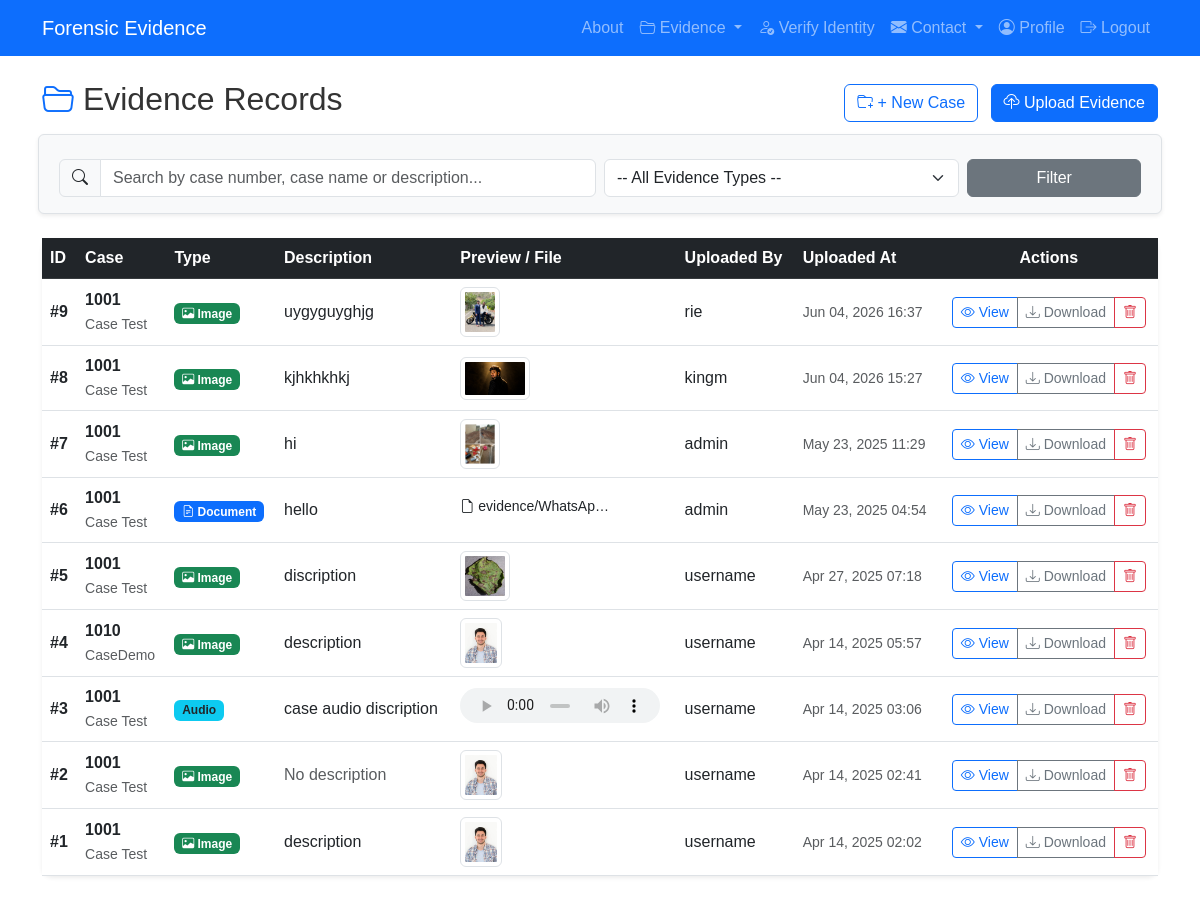
Screenshot of /evidence_list/ (signed in) with the database file from the repository.
### accounts/models.py (models this page shows, shortened)
class Evidence(models.Model):
    EVIDENCE_TYPES = [
        ('image', 'Image'),
        ('video', 'Video'),
        ('document', 'Document'),
        ('digital', 'Digital Evidence'),
        ('audio', 'Audio'),  # ✅ Added 'audio' option
    ]
    case = models.ForeignKey(Case, on_delete=models.CASCADE)
    uploaded_by = models.ForeignKey(settings.AUTH_USER_MODEL, on_delete=models.CASCADE)
    file = models.FileField(upload_to='evidence/')
    type = models.CharField(max_length=10, choices=EVIDENCE_TYPES)
    description = models.TextField(blank=True)
    uploaded_at = models.DateTimeField(auto_now_add=True)
    viewers = models.ManyToManyField(settings.AUTH_USER_MODEL, related_name='evidence_viewers')

class Case(models.Model):
    case_name = models.CharField(max_length=255)
    case_number = models.CharField(max_length=100, unique=True)
    team = models.ForeignKey(Team, on_delete=models.CASCADE)
    created_by = models.ForeignKey(settings.AUTH_USER_MODEL, on_delete=models.CASCADE)

class CustomUser(AbstractUser):
    phone_number = models.CharField(max_length=15, blank=True, null=True)
    is_verified = models.BooleanField(default=False)
    otp_code = models.CharField(max_length=6, blank=True, null=True)

### accounts/views.py (the view)
# urls.py: path('evidence_list/', evidence_list, name='evidence_list'),
@login_required
def evidence_list(request):
    query = request.GET.get('q', '').strip()
    evidence_type = request.GET.get('type', '').strip()
    if request.user.is_superuser:
        evidences = Evidence.objects.all()
    else:
        evidences = Evidence.objects.filter(
            Q(viewers=request.user) | Q(uploaded_by=request.user)
        ).distinct()
    if query:
        evidences = evidences.filter(
            Q(case__case_number__icontains=query) |
            Q(case__case_name__icontains=query) |
            Q(description__icontains=query)
        )
    if evidence_type:
        evidences = evidences.filter(type=evidence_type)
    evidences = evidences.order_by('-uploaded_at')
    return render(request, 'evidence/evidence_list.html', {
        'evidences': evidences,
        'query': query,
        'selected_type': evidence_type,
    })

### templates/evidence/evidence_list.html (shortened to what this page needs)
{% extends 'base.html' %}
{% block content %}
<div class="container mt-4 mb-5">
    <div class="d-flex justify-content-between align-items-center mb-3">
        <h2><i class="bi bi-folder2-open text-primary"></i> Evidence Records</h2>
        <div>
            <a href="{% url 'case_create' %}" class="btn btn-outline-primary me-2">
                <i class="bi bi-folder-plus"></i> + New Case
            </a>
            <a href="{% url 'evidence_create' %}" class="btn btn-primary">
                <i class="bi bi-cloud-upload"></i> Upload Evidence
            </a>
        </div>
    </div>
    <form method="get" class="row g-2 mb-4 bg-light p-3 rounded border shadow-sm">
        <div class="col-md-6">
            <div class="input-group">
                <span class="input-group-text"><i class="bi bi-search"></i></span>
                <input type="text" name="q" class="form-control" placeholder="Search by case number, case name or description..." value="{{ query }}">
            </div>
        </div>
        <div class="col-md-4">
            <select name="type" class="form-select">
                <option value="">-- All Evidence Types --</option>
            </select>
        </div>
        <div class="col-md-2 d-flex gap-2">
            <button type="submit" class="btn btn-secondary w-100">Filter</button>
        </div>
    </form>
    <div class="card shadow-sm border-0">
        <div class="card-body p-0">
            <div class="table-responsive">
                <table class="table table-hover align-middle mb-0">
                    <thead class="table-dark">
                        <tr>
                            <th>ID</th>
                            <th>Case</th>
                            <th>Type</th>
                            <th>Description</th>
                            <th>Preview / File</th>
                            <th>Uploaded By</th>
                            <th>Uploaded At</th>
                            <th class="text-center">Actions</th>
                        </tr>
                    </thead>
                    <tbody>
                        {% for evidence in evidences %}
                        <tr>
                            <td class="fw-bold">#{{ evidence.id }}</td>
                            <td>
                                <div><strong>{{ evidence.case.case_number }}</strong></div>
                                <small class="text-muted">{{ evidence.case.case_name }}</small>
                            </td>
                            <td>
                                {% if evidence.type == 'image' %}
                                    <span class="badge bg-success"><i class="bi bi-image"></i> Image</span>
                                {% elif evidence.type == 'audio' %}
                                    <span class="badge bg-info text-dark"> Audio</span>
                                {% elif evidence.type == 'video' %}
                                    <span class="badge bg-warning text-dark"><i class="bi bi-camera-video"></i> Video</span>
                                {% elif evidence.type == 'document' %}
                                    <span class="badge bg-primary"><i class="bi bi-file-earmark-text"></i> Document</span>
                                {% else %}
                                    <span class="badge bg-secondary"><i class="bi bi-hdd"></i> Digital</span>
                                {% endif %}
                            </td>
                            <td>
                                {% if evidence.description %}
                                    {{ evidence.description|truncatewords:10 }}
                                {% else %}
                                    <span class="text-muted italic">No description</span>
                                {% endif %}
                            </td>
                            <td>
                                {% if evidence.type == 'image' %}
                                    <a href="{{ evidence.file.url }}" target="_blank">
                                        <img src="{{ evidence.file.url }}" alt="Preview" class="img-thumbnail" style="max-height: 50px; max-width: 70px; object-fit: cover;">
                                    </a>
                                {% elif evidence.type == 'audio' %}
                                    <audio controls style="max-width: 200px; height: 35px;">
                                        <source src="{{ evidence.file.url }}">
                                    </audio>
                                {% elif evidence.type == 'video' %}
                                    <video style="max-height: 50px; max-width: 80px;" controls>
                                        <source src="{{ evidence.file.url }}">
                                    </video>
                                {% else %}
                                    <small class="text-truncate d-inline-block" style="max-width: 150px;">
                                        <i class="bi bi-file-earmark"></i> {{ evidence.file.name }}
                                    </small>
                                {% endif %}
                            </td>
                            <td>{{ evidence.uploaded_by.username }}</td>
                            <td><small class="text-muted">{{ evidence.uploaded_at|date:"M d, Y H:i" }}</small></td>
                            <td class="text-center">
                                <div class="btn-group btn-group-sm" role="group">
                                    <a href="{{ evidence.file.url }}" target="_blank" class="btn btn-outline-primary" title="View / Open File">
                                        <i class="bi bi-eye"></i> View
                                    </a>
                                    <a href="{{ evidence.file.url }}" download class="btn btn-outline-secondary" title="Download File">
                                        <i class="bi bi-download"></i> Download
                                    </a>
                                    {% if user == evidence.uploaded_by or user.is_superuser %}
                                        <a href="{% url 'evidence_delete' evidence.id %}" class="btn btn-outline-danger" title="Delete Evidence" onclick="return confirm('Are you sure you want to delete this evidence?');">
                                            <i class="bi bi-trash"></i>
                                        </a>
                                    {% endif %}
                                </div>
                            </td>
                        </tr>
                        {% endfor %}
                    </tbody>
                </table>
            </div>
        </div>
    </div>
</div>
{% endblock %}

### static/css/style.css (style rules this page uses)
body { background-color: #f8f9fa; }
.card { border-radius: 10px; }

### templates/base.html (style rules this page uses)
body { font-family: 'Arial', sans-serif; background-color: white; color: #333; }

### rows the page displays
Evidence: id "9", case.case_number "1001", case.case_name "Case Test", type "image" (drawn), description "uygyguyghjg", file (picture), uploaded_by.username "rie", uploaded_at "Jun 04, 2026 16:37"
Evidence: id "8", case.case_number "1001", case.case_name "Case Test", type "image" (drawn), description "kjhkhkhkj", file (picture), uploaded_by.username "kingm", uploaded_at "Jun 04, 2026 15:27"
Evidence: id "7", case.case_number "1001", case.case_name "Case Test", type "image" (drawn), description "hi", file (picture), uploaded_by.username "admin", uploaded_at "May 23, 2025 11:29"
Evidence: id "6", case.case_number "1001", case.case_name "Case Test", type "document" (drawn), description "hello", file.name "evidence/WhatsAp…", uploaded_by.username "admin", uploaded_at "May 23, 2025 04:54"
Evidence: id "5", case.case_number "1001", case.case_name "Case Test", type "image" (drawn), description "discription", file (picture), uploaded_by.username "username", uploaded_at "Apr 27, 2025 07:18"
Evidence: id "4", case.case_number "1010", case.case_name "CaseDemo", type "image" (drawn), description "description", file (picture), uploaded_by.username "username", uploaded_at "Apr 14, 2025 05:57"
Evidence: id "3", case.case_number "1001", case.case_name "Case Test", type "Audio", description "case audio discription", uploaded_by.username "username", uploaded_at "Apr 14, 2025 03:06"
Evidence: id "2", case.case_number "1001", case.case_name "Case Test", type "image" (drawn), description "No description", file (picture), uploaded_by.username "username", uploaded_at "Apr 14, 2025 02:41"
Evidence: id "1", case.case_number "1001", case.case_name "Case Test", type "image" (drawn), description "description", file (picture), uploaded_by.username "username", uploaded_at "Apr 14, 2025 02:02"
